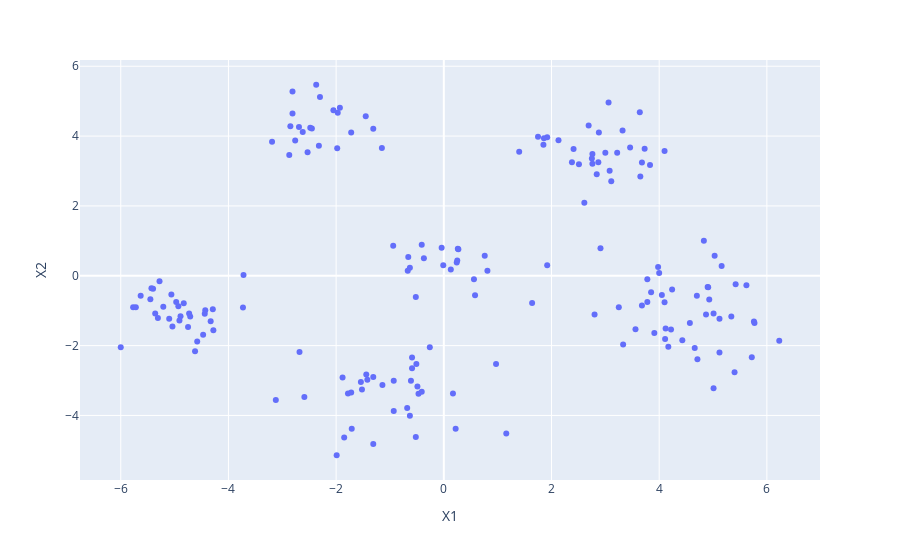

Here is the notebook cell this chart was saved with:
### Markdown cell above
## Plot Example Data
We can visualize the data sets and look for natural clusters using a scatter plot:

### Code cell
# Load the data
data_a = pd.read_csv('project2/data/clusterDataA-1.csv')
data_b = pd.read_csv('project2/data/clusterDataB-1.csv')

# plot the data for data_a
fig1 = px.scatter(data_a, x='X1', y='X2')
fig1.show()

### Figure 1 — Plotly figure (JSON) as saved in the notebook; plotly's stock layout.template omitted (floating-point values rounded to 4 significant figures; data arrays with more than 128 entries replaced by an {"elided": "..."} marker saying what was removed)
{"data": [{"hovertemplate": "X1=%{x}<br>X2=%{y}<extra></extra>", "legendgroup": "", "marker": {"color": "#636efa", "symbol": "circle"}, "mode": "markers", "name": "", "orientation": "v", "showlegend": false, "type": "scatter", "x": {"elided": "180 float values"}, "xaxis": "x", "y": {"elided": "180 float values"}, "yaxis": "y"}], "layout": {"legend": {"tracegroupgap": 0}, "margin": {"t": 60}, "xaxis": {"anchor": "y", "domain": [0, 1], "title": {"text": "X1"}}, "yaxis": {"anchor": "x", "domain": [0, 1], "title": {"text": "X2"}}}}
